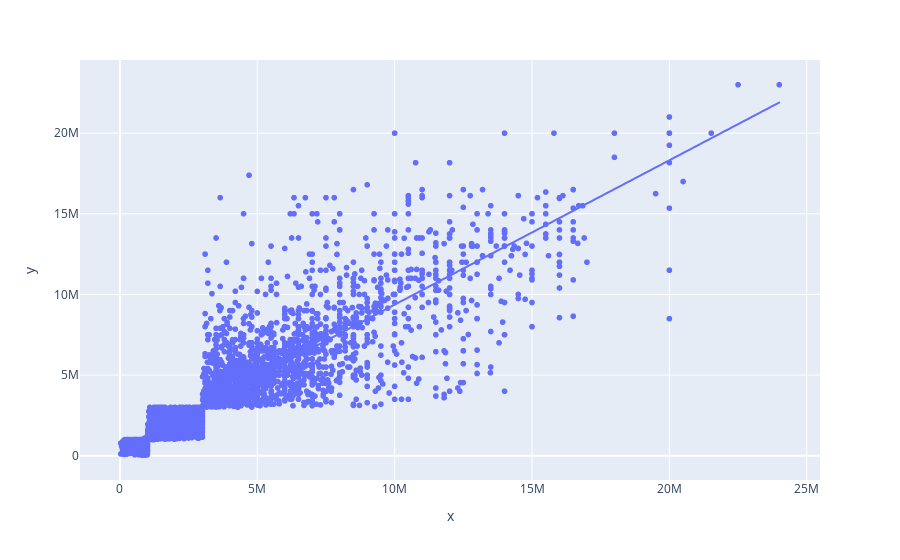

Write notebook code for a chart like this one.
### Code cell
#Plotting the results
fig = px.scatter( x=y_test, y=test_predict, trendline="ols")
fig.show()

### Figure 1 — Plotly figure (JSON) as saved in the notebook; plotly's stock layout.template omitted (floating-point values rounded to 4 significant figures; data arrays with more than 128 entries replaced by an {"elided": "..."} marker saying what was removed)
{"data": [{"hovertemplate": "x=%{x}<br>y=%{y}<extra></extra>", "legendgroup": "", "marker": {"color": "#636efa", "symbol": "circle"}, "mode": "markers", "name": "", "showlegend": false, "type": "scattergl", "x": {"elided": "4818 int values"}, "xaxis": "x", "y": {"elided": "4818 float values"}, "yaxis": "y"}, {"hovertemplate": "<b>OLS trendline</b><br>y = 0.895116 * x + 415641<br>R<sup>2</sup>=0.790605<br><br>x=%{x}<br>y=%{y} <b>(trend)</b><extra></extra>", "legendgroup": "", "marker": {"color": "#636efa", "symbol": "circle"}, "mode": "lines", "name": "", "showlegend": false, "type": "scattergl", "x": {"elided": "4818 int values"}, "xaxis": "x", "y": {"elided": "4818 float values"}, "yaxis": "y"}], "layout": {"legend": {"tracegroupgap": 0}, "margin": {"t": 60}, "xaxis": {"anchor": "y", "domain": [0, 1], "title": {"text": "x"}}, "yaxis": {"anchor": "x", "domain": [0, 1], "title": {"text": "y"}}}}
